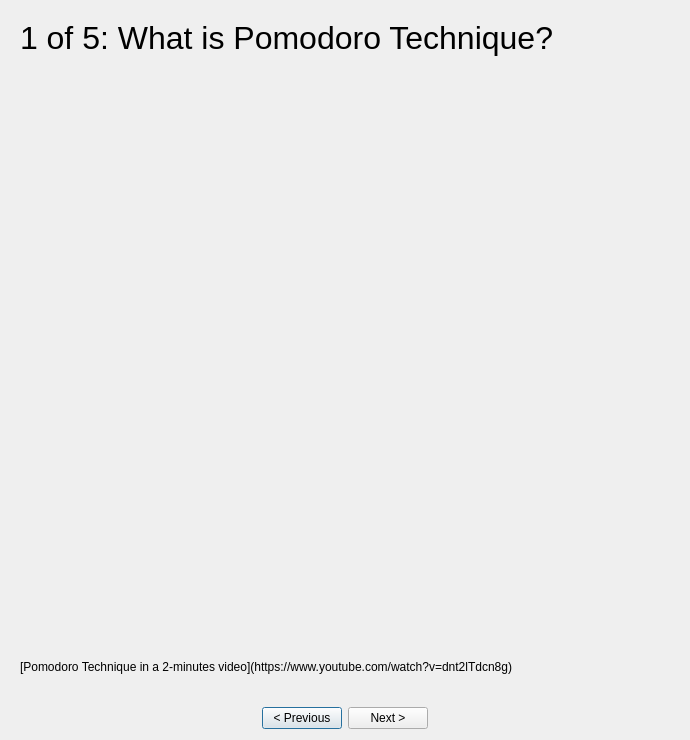
<?xml version="1.0" encoding="UTF-8"?>
<ui version="4.0">
 <class>Dialog</class>
 <widget class="QDialog" name="tutorial_window">
  <property name="geometry">
   <rect>
    <x>0</x>
    <y>0</y>
    <width>688</width>
    <height>740</height>
   </rect>
  </property>
  <property name="windowTitle">
   <string>Quick tour</string>
  </property>
  <layout class="QVBoxLayout" name="verticalLayout">
   <item>
    <widget class="QStackedWidget" name="pages">
     <property name="currentIndex">
      <number>0</number>
     </property>
     <widget class="QWidget" name="page1">
      <layout class="QVBoxLayout" name="verticalLayout_12">
       <item>
        <widget class="QLabel" name="title1">
         <property name="font">
          <font>
           <pointsize>24</pointsize>
          </font>
         </property>
         <property name="text">
          <string>1 of 5: What is Pomodoro Technique?</string>
         </property>
        </widget>
       </item>
       <item>
        <spacer name="vs12">
         <property name="orientation">
          <enum>Qt::Vertical</enum>
         </property>
         <property name="sizeHint" stdset="0">
          <size>
           <width>20</width>
           <height>40</height>
          </size>
         </property>
        </spacer>
       </item>
       <item>
        <layout class="QHBoxLayout" name="hl12">
         <item>
          <spacer name="hs13">
           <property name="orientation">
            <enum>Qt::Horizontal</enum>
           </property>
           <property name="sizeHint" stdset="0">
            <size>
             <width>40</width>
             <height>20</height>
            </size>
           </property>
          </spacer>
         </item>
         <item>
          <widget class="QLabel" name="image1">
           <property name="sizePolicy">
            <sizepolicy hsizetype="Fixed" vsizetype="Fixed">
             <horstretch>1</horstretch>
             <verstretch>1</verstretch>
            </sizepolicy>
           </property>
           <property name="minimumSize">
            <size>
             <width>650</width>
             <height>575</height>
            </size>
           </property>
           <property name="text">
            <string/>
           </property>
           <property name="pixmap">
            <pixmap>:/tutorial/step1.png</pixmap>
           </property>
           <property name="alignment">
            <set>Qt::AlignLeading|Qt::AlignLeft|Qt::AlignVCenter</set>
           </property>
          </widget>
         </item>
         <item>
          <spacer name="hs14">
           <property name="orientation">
            <enum>Qt::Horizontal</enum>
           </property>
           <property name="sizeHint" stdset="0">
            <size>
             <width>40</width>
             <height>20</height>
            </size>
           </property>
          </spacer>
         </item>
        </layout>
       </item>
       <item>
        <widget class="QLabel" name="description1">
         <property name="text">
          <string>[Pomodoro Technique in a 2-minutes video](https://www.youtube.com/watch?v=dnt2lTdcn8g)</string>
         </property>
         <property name="textFormat">
          <enum>Qt::MarkdownText</enum>
         </property>
         <property name="wordWrap">
          <bool>true</bool>
         </property>
         <property name="openExternalLinks">
          <bool>true</bool>
         </property>
        </widget>
       </item>
       <item>
        <spacer name="vs11">
         <property name="orientation">
          <enum>Qt::Vertical</enum>
         </property>
         <property name="sizeHint" stdset="0">
          <size>
           <width>20</width>
           <height>40</height>
          </size>
         </property>
        </spacer>
       </item>
      </layout>
     </widget>
     <widget class="QWidget" name="page2">
      <layout class="QVBoxLayout" name="verticalLayout_22">
       <item>
        <widget class="QLabel" name="title2">
         <property name="font">
          <font>
           <pointsize>24</pointsize>
          </font>
         </property>
         <property name="text">
          <string>2 of 5: Flowkeeper main window</string>
         </property>
        </widget>
       </item>
       <item>
        <spacer name="vs21">
         <property name="orientation">
          <enum>Qt::Vertical</enum>
         </property>
         <property name="sizeHint" stdset="0">
          <size>
           <width>20</width>
           <height>40</height>
          </size>
         </property>
        </spacer>
       </item>
       <item>
        <layout class="QHBoxLayout" name="hl22">
         <item>
          <spacer name="hs23">
           <property name="orientation">
            <enum>Qt::Horizontal</enum>
           </property>
           <property name="sizeHint" stdset="0">
            <size>
             <width>40</width>
             <height>20</height>
            </size>
           </property>
          </spacer>
         </item>
         <item>
          <widget class="QLabel" name="image2">
           <property name="sizePolicy">
            <sizepolicy hsizetype="Fixed" vsizetype="Fixed">
             <horstretch>1</horstretch>
             <verstretch>1</verstretch>
            </sizepolicy>
           </property>
           <property name="minimumSize">
            <size>
             <width>650</width>
             <height>575</height>
            </size>
           </property>
           <property name="text">
            <string/>
           </property>
           <property name="pixmap">
            <pixmap>:/tutorial/step2.png</pixmap>
           </property>
           <property name="alignment">
            <set>Qt::AlignLeading|Qt::AlignLeft|Qt::AlignVCenter</set>
           </property>
          </widget>
         </item>
         <item>
          <spacer name="hs24">
           <property name="orientation">
            <enum>Qt::Horizontal</enum>
           </property>
           <property name="sizeHint" stdset="0">
            <size>
             <width>40</width>
             <height>20</height>
            </size>
           </property>
          </spacer>
         </item>
        </layout>
       </item>
       <item>
        <spacer name="vs21">
         <property name="orientation">
          <enum>Qt::Vertical</enum>
         </property>
         <property name="sizeHint" stdset="0">
          <size>
           <width>20</width>
           <height>40</height>
          </size>
         </property>
        </spacer>
       </item>
      </layout>
     </widget>
     <widget class="QWidget" name="page3">
      <layout class="QVBoxLayout" name="verticalLayout_32">
       <item>
        <widget class="QLabel" name="title3">
         <property name="font">
          <font>
           <pointsize>24</pointsize>
          </font>
         </property>
         <property name="text">
          <string>3 of 5: Work items and Pomodoro</string>
         </property>
        </widget>
       </item>
       <item>
        <spacer name="vs32">
         <property name="orientation">
          <enum>Qt::Vertical</enum>
         </property>
         <property name="sizeHint" stdset="0">
          <size>
           <width>20</width>
           <height>40</height>
          </size>
         </property>
        </spacer>
       </item>
       <item>
        <layout class="QHBoxLayout" name="hl32">
         <item>
          <spacer name="hs33">
           <property name="orientation">
            <enum>Qt::Horizontal</enum>
           </property>
           <property name="sizeHint" stdset="0">
            <size>
             <width>40</width>
             <height>20</height>
            </size>
           </property>
          </spacer>
         </item>
         <item>
          <widget class="QLabel" name="image3">
           <property name="sizePolicy">
            <sizepolicy hsizetype="Fixed" vsizetype="Fixed">
             <horstretch>1</horstretch>
             <verstretch>1</verstretch>
            </sizepolicy>
           </property>
           <property name="minimumSize">
            <size>
             <width>650</width>
             <height>575</height>
            </size>
           </property>
           <property name="text">
            <string/>
           </property>
           <property name="pixmap">
            <pixmap>:/tutorial/step3.png</pixmap>
           </property>
           <property name="alignment">
            <set>Qt::AlignLeading|Qt::AlignLeft|Qt::AlignVCenter</set>
           </property>
          </widget>
         </item>
         <item>
          <spacer name="hs34">
           <property name="orientation">
            <enum>Qt::Horizontal</enum>
           </property>
           <property name="sizeHint" stdset="0">
            <size>
             <width>40</width>
             <height>20</height>
            </size>
           </property>
          </spacer>
         </item>
        </layout>
       </item>
       <item>
        <spacer name="vs31">
         <property name="orientation">
          <enum>Qt::Vertical</enum>
         </property>
         <property name="sizeHint" stdset="0">
          <size>
           <width>20</width>
           <height>40</height>
          </size>
         </property>
        </spacer>
       </item>
      </layout>
     </widget>
     <widget class="QWidget" name="page4">
      <layout class="QVBoxLayout" name="verticalLayout_42">
       <item>
        <widget class="QLabel" name="title4">
         <property name="font">
          <font>
           <pointsize>24</pointsize>
          </font>
         </property>
         <property name="text">
          <string>4 of 5: Connection settings</string>
         </property>
        </widget>
       </item>
       <item>
        <spacer name="vs42">
         <property name="orientation">
          <enum>Qt::Vertical</enum>
         </property>
         <property name="sizeHint" stdset="0">
          <size>
           <width>20</width>
           <height>40</height>
          </size>
         </property>
        </spacer>
       </item>
       <item>
        <layout class="QHBoxLayout" name="hl42">
         <item>
          <spacer name="hs43">
           <property name="orientation">
            <enum>Qt::Horizontal</enum>
           </property>
           <property name="sizeHint" stdset="0">
            <size>
             <width>40</width>
             <height>20</height>
            </size>
           </property>
          </spacer>
         </item>
         <item>
          <widget class="QLabel" name="image4">
           <property name="sizePolicy">
            <sizepolicy hsizetype="Fixed" vsizetype="Fixed">
             <horstretch>1</horstretch>
             <verstretch>1</verstretch>
            </sizepolicy>
           </property>
           <property name="minimumSize">
            <size>
             <width>650</width>
             <height>575</height>
            </size>
           </property>
           <property name="text">
            <string/>
           </property>
           <property name="pixmap">
            <pixmap>:/tutorial/step4.png</pixmap>
           </property>
           <property name="alignment">
            <set>Qt::AlignLeading|Qt::AlignLeft|Qt::AlignVCenter</set>
           </property>
          </widget>
         </item>
         <item>
          <spacer name="hs44">
           <property name="orientation">
            <enum>Qt::Horizontal</enum>
           </property>
           <property name="sizeHint" stdset="0">
            <size>
             <width>40</width>
             <height>20</height>
            </size>
           </property>
          </spacer>
         </item>
        </layout>
       </item>
       <item>
        <spacer name="vs41">
         <property name="orientation">
          <enum>Qt::Vertical</enum>
         </property>
         <property name="sizeHint" stdset="0">
          <size>
           <width>20</width>
           <height>40</height>
          </size>
         </property>
        </spacer>
       </item>
       <item>
        <widget class="QLabel" name="description4">
         <property name="text">
          <string>[Sign up at flowkeeper.org](https://app.flowkeeper.org/)</string>
         </property>
         <property name="textFormat">
          <enum>Qt::MarkdownText</enum>
         </property>
         <property name="wordWrap">
          <bool>true</bool>
         </property>
         <property name="openExternalLinks">
          <bool>true</bool>
         </property>
        </widget>
       </item>
      </layout>
     </widget>
     <widget class="QWidget" name="page5">
      <layout class="QVBoxLayout" name="verticalLayout_52">
       <item>
        <widget class="QLabel" name="title5">
         <property name="font">
          <font>
           <pointsize>24</pointsize>
          </font>
         </property>
         <property name="text">
          <string>5 of 5: Customization</string>
         </property>
        </widget>
       </item>
       <item>
        <spacer name="vs52">
         <property name="orientation">
          <enum>Qt::Vertical</enum>
         </property>
         <property name="sizeHint" stdset="0">
          <size>
           <width>20</width>
           <height>40</height>
          </size>
         </property>
        </spacer>
       </item>
       <item>
        <layout class="QHBoxLayout" name="hl52">
         <item>
          <spacer name="hs53">
           <property name="orientation">
            <enum>Qt::Horizontal</enum>
           </property>
           <property name="sizeHint" stdset="0">
            <size>
             <width>40</width>
             <height>20</height>
            </size>
           </property>
          </spacer>
         </item>
         <item>
          <widget class="QLabel" name="image5">
           <property name="sizePolicy">
            <sizepolicy hsizetype="Fixed" vsizetype="Fixed">
             <horstretch>1</horstretch>
             <verstretch>1</verstretch>
            </sizepolicy>
           </property>
           <property name="minimumSize">
            <size>
             <width>650</width>
             <height>575</height>
            </size>
           </property>
           <property name="text">
            <string/>
           </property>
           <property name="pixmap">
            <pixmap>:/tutorial/step5.png</pixmap>
           </property>
           <property name="alignment">
            <set>Qt::AlignLeading|Qt::AlignLeft|Qt::AlignVCenter</set>
           </property>
          </widget>
         </item>
         <item>
          <spacer name="hs54">
           <property name="orientation">
            <enum>Qt::Horizontal</enum>
           </property>
           <property name="sizeHint" stdset="0">
            <size>
             <width>40</width>
             <height>20</height>
            </size>
           </property>
          </spacer>
         </item>
        </layout>
       </item>
       <item>
        <spacer name="vs51">
         <property name="orientation">
          <enum>Qt::Vertical</enum>
         </property>
         <property name="sizeHint" stdset="0">
          <size>
           <width>20</width>
           <height>40</height>
          </size>
         </property>
        </spacer>
       </item>
      </layout>
     </widget>
    </widget>
   </item>
   <item>
    <layout class="QHBoxLayout" name="hl">
     <item>
      <spacer name="hs1">
       <property name="orientation">
        <enum>Qt::Horizontal</enum>
       </property>
       <property name="sizeHint" stdset="0">
        <size>
         <width>40</width>
         <height>20</height>
        </size>
       </property>
      </spacer>
     </item>
     <item>
      <widget class="QPushButton" name="previous">
       <property name="enabled">
        <bool>true</bool>
       </property>
       <property name="text">
        <string>&lt; Previous</string>
       </property>
      </widget>
     </item>
     <item>
      <widget class="QPushButton" name="next">
       <property name="text">
        <string>Next &gt;</string>
       </property>
      </widget>
     </item>
     <item>
      <spacer name="hs2">
       <property name="orientation">
        <enum>Qt::Horizontal</enum>
       </property>
       <property name="sizeHint" stdset="0">
        <size>
         <width>40</width>
         <height>20</height>
        </size>
       </property>
      </spacer>
     </item>
    </layout>
   </item>
  </layout>
 </widget>
 <resources/>
 <connections/>
</ui>
